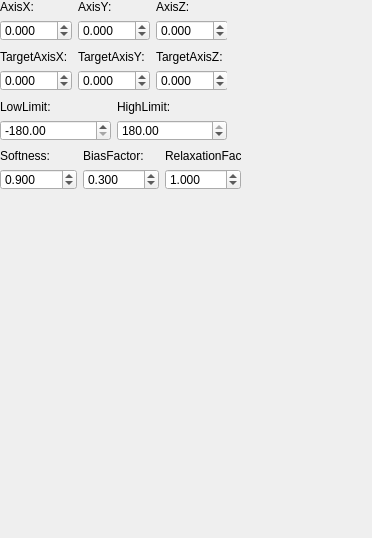
         <widget class="QWidget" name="m_hingeWidget">
          <property name="minimumSize">
           <size>
            <width>372</width>
            <height>538</height>
           </size>
          </property>
          <widget class="QWidget" name="layoutWidget_3">
           <property name="geometry">
            <rect>
             <x>0</x>
             <y>0</y>
             <width>227</width>
             <height>41</height>
            </rect>
           </property>
           <layout class="QGridLayout" name="gridLayout_3">
            <item row="1" column="4">
             <widget class="QDoubleSpinBox" name="m_axisZ">
              <property name="decimals">
               <number>3</number>
              </property>
              <property name="minimum">
               <double>-1000.000000000000000</double>
              </property>
              <property name="maximum">
               <double>1000.000000000000000</double>
              </property>
              <property name="singleStep">
               <double>0.100000000000000</double>
              </property>
              <property name="value">
               <double>0.000000000000000</double>
              </property>
             </widget>
            </item>
            <item row="1" column="0">
             <widget class="QDoubleSpinBox" name="m_axisX">
              <property name="decimals">
               <number>3</number>
              </property>
              <property name="minimum">
               <double>-1000.000000000000000</double>
              </property>
              <property name="maximum">
               <double>1000.000000000000000</double>
              </property>
              <property name="singleStep">
               <double>0.100000000000000</double>
              </property>
              <property name="value">
               <double>0.000000000000000</double>
              </property>
             </widget>
            </item>
            <item row="0" column="1">
             <widget class="QLabel" name="label_18">
              <property name="text">
               <string>AxisY:</string>
              </property>
             </widget>
            </item>
            <item row="1" column="1">
             <widget class="QDoubleSpinBox" name="m_axisY">
              <property name="decimals">
               <number>3</number>
              </property>
              <property name="minimum">
               <double>-1000.000000000000000</double>
              </property>
              <property name="maximum">
               <double>1000.000000000000000</double>
              </property>
              <property name="singleStep">
               <double>0.100000000000000</double>
              </property>
              <property name="value">
               <double>0.000000000000000</double>
              </property>
             </widget>
            </item>
            <item row="0" column="4">
             <widget class="QLabel" name="label_19">
              <property name="text">
               <string>AxisZ:</string>
              </property>
             </widget>
            </item>
            <item row="0" column="0">
             <widget class="QLabel" name="label_20">
              <property name="text">
               <string>AxisX:</string>
              </property>
             </widget>
            </item>
           </layout>
          </widget>
          <widget class="QWidget" name="layoutWidget_4">
           <property name="geometry">
            <rect>
             <x>0</x>
             <y>50</y>
             <width>227</width>
             <height>41</height>
            </rect>
           </property>
           <layout class="QGridLayout" name="gridLayout_4">
            <item row="1" column="4">
             <widget class="QDoubleSpinBox" name="m_targetAxisZ">
              <property name="decimals">
               <number>3</number>
              </property>
              <property name="minimum">
               <double>-1000.000000000000000</double>
              </property>
              <property name="maximum">
               <double>1000.000000000000000</double>
              </property>
              <property name="singleStep">
               <double>0.100000000000000</double>
              </property>
              <property name="value">
               <double>0.000000000000000</double>
              </property>
             </widget>
            </item>
            <item row="1" column="0">
             <widget class="QDoubleSpinBox" name="m_targetAxisX">
              <property name="decimals">
               <number>3</number>
              </property>
              <property name="minimum">
               <double>-1000.000000000000000</double>
              </property>
              <property name="maximum">
               <double>1000.000000000000000</double>
              </property>
              <property name="singleStep">
               <double>0.100000000000000</double>
              </property>
              <property name="value">
               <double>0.000000000000000</double>
              </property>
             </widget>
            </item>
            <item row="0" column="1">
             <widget class="QLabel" name="label_21">
              <property name="text">
               <string>TargetAxisY:</string>
              </property>
             </widget>
            </item>
            <item row="1" column="1">
             <widget class="QDoubleSpinBox" name="m_targetAxisY">
              <property name="decimals">
               <number>3</number>
              </property>
              <property name="minimum">
               <double>-1000.000000000000000</double>
              </property>
              <property name="maximum">
               <double>1000.000000000000000</double>
              </property>
              <property name="singleStep">
               <double>0.100000000000000</double>
              </property>
              <property name="value">
               <double>0.000000000000000</double>
              </property>
             </widget>
            </item>
            <item row="0" column="4">
             <widget class="QLabel" name="label_22">
              <property name="text">
               <string>TargetAxisZ:</string>
              </property>
             </widget>
            </item>
            <item row="0" column="0">
             <widget class="QLabel" name="label_23">
              <property name="text">
               <string>TargetAxisX:</string>
              </property>
             </widget>
            </item>
           </layout>
          </widget>
          <widget class="QWidget" name="layoutWidget_5">
           <property name="geometry">
            <rect>
             <x>0</x>
             <y>100</y>
             <width>227</width>
             <height>41</height>
            </rect>
           </property>
           <layout class="QGridLayout" name="gridLayout_5">
            <item row="1" column="1">
             <widget class="QDoubleSpinBox" name="m_highLimit">
              <property name="decimals">
               <number>2</number>
              </property>
              <property name="minimum">
               <double>-179.900000000000006</double>
              </property>
              <property name="maximum">
               <double>180.000000000000000</double>
              </property>
              <property name="singleStep">
               <double>0.100000000000000</double>
              </property>
              <property name="value">
               <double>180.000000000000000</double>
              </property>
             </widget>
            </item>
            <item row="1" column="0">
             <widget class="QDoubleSpinBox" name="m_lowLimit">
              <property name="decimals">
               <number>2</number>
              </property>
              <property name="minimum">
               <double>-180.000000000000000</double>
              </property>
              <property name="maximum">
               <double>179.900000000000006</double>
              </property>
              <property name="singleStep">
               <double>0.100000000000000</double>
              </property>
              <property name="value">
               <double>-180.000000000000000</double>
              </property>
             </widget>
            </item>
            <item row="0" column="1">
             <widget class="QLabel" name="label_24">
              <property name="text">
               <string>HighLimit:</string>
              </property>
             </widget>
            </item>
            <item row="0" column="0">
             <widget class="QLabel" name="label_26">
              <property name="text">
               <string>LowLimit:</string>
              </property>
             </widget>
            </item>
           </layout>
          </widget>
          <widget class="QWidget" name="layoutWidget_6">
           <property name="geometry">
            <rect>
             <x>0</x>
             <y>149</y>
             <width>241</width>
             <height>41</height>
            </rect>
           </property>
           <layout class="QGridLayout" name="gridLayout_6">
            <item row="1" column="4">
             <widget class="QDoubleSpinBox" name="m_hingeRelaxationFactor">
              <property name="decimals">
               <number>3</number>
              </property>
              <property name="minimum">
               <double>-1000.000000000000000</double>
              </property>
              <property name="maximum">
               <double>1000.000000000000000</double>
              </property>
              <property name="singleStep">
               <double>0.100000000000000</double>
              </property>
              <property name="value">
               <double>1.000000000000000</double>
              </property>
             </widget>
            </item>
            <item row="1" column="0">
             <widget class="QDoubleSpinBox" name="m_hingeSoftness">
              <property name="decimals">
               <number>3</number>
              </property>
              <property name="minimum">
               <double>-1000.000000000000000</double>
              </property>
              <property name="maximum">
               <double>1000.000000000000000</double>
              </property>
              <property name="singleStep">
               <double>0.010000000000000</double>
              </property>
              <property name="value">
               <double>0.900000000000000</double>
              </property>
             </widget>
            </item>
            <item row="0" column="1">
             <widget class="QLabel" name="label_25">
              <property name="text">
               <string>BiasFactor:</string>
              </property>
             </widget>
            </item>
            <item row="1" column="1">
             <widget class="QDoubleSpinBox" name="m_hingeBiasFactor">
              <property name="decimals">
               <number>3</number>
              </property>
              <property name="minimum">
               <double>-1000.000000000000000</double>
              </property>
              <property name="maximum">
               <double>1000.000000000000000</double>
              </property>
              <property name="singleStep">
               <double>0.010000000000000</double>
              </property>
              <property name="value">
               <double>0.300000000000000</double>
              </property>
             </widget>
            </item>
            <item row="0" column="4">
             <widget class="QLabel" name="label_27">
              <property name="text">
               <string>RelaxationFactor:</string>
              </property>
             </widget>
            </item>
            <item row="0" column="0">
             <widget class="QLabel" name="label_28">
              <property name="text">
               <string>Softness:</string>
              </property>
             </widget>
            </item>
           </layout>
          </widget>
         </widget>
